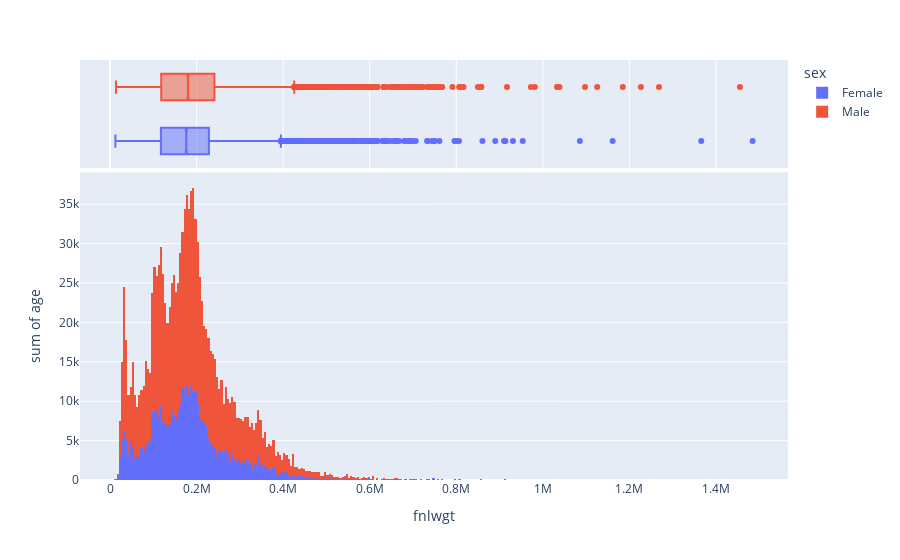

Notebook cell for this chart:
### Code cell
import plotly.express as px

px.histogram(adult_df, x='fnlwgt', y='age', color='sex', marginal='box')

### Figure 1 — Plotly figure (JSON) as saved in the notebook; plotly's stock layout.template omitted (floating-point values rounded to 4 significant figures; data arrays with more than 128 entries replaced by an {"elided": "..."} marker saying what was removed)
{"data": [{"bingroup": "x", "histfunc": "sum", "hovertemplate": "sex=Female<br>fnlwgt=%{x}<br>sum of age=%{y}<extra></extra>", "legendgroup": "Female", "marker": {"color": "#636efa", "pattern": {"shape": ""}}, "name": "Female", "orientation": "v", "showlegend": true, "type": "histogram", "x": {"elided": "10771 int values"}, "xaxis": "x", "y": {"elided": "10771 int values"}, "yaxis": "y"}, {"hovertemplate": "sex=Female<br>fnlwgt=%{x}<extra></extra>", "legendgroup": "Female", "marker": {"color": "#636efa"}, "name": "Female", "notched": true, "showlegend": false, "type": "box", "x": {"elided": "10771 int values"}, "xaxis": "x2", "yaxis": "y2"}, {"bingroup": "x", "histfunc": "sum", "hovertemplate": "sex=Male<br>fnlwgt=%{x}<br>sum of age=%{y}<extra></extra>", "legendgroup": "Male", "marker": {"color": "#EF553B", "pattern": {"shape": ""}}, "name": "Male", "orientation": "v", "showlegend": true, "type": "histogram", "x": {"elided": "21790 int values"}, "xaxis": "x", "y": {"elided": "21790 int values"}, "yaxis": "y"}, {"hovertemplate": "sex=Male<br>fnlwgt=%{x}<extra></extra>", "legendgroup": "Male", "marker": {"color": "#EF553B"}, "name": "Male", "notched": true, "showlegend": false, "type": "box", "x": {"elided": "21790 int values"}, "xaxis": "x2", "yaxis": "y2"}], "layout": {"barmode": "relative", "legend": {"title": {"text": "sex"}, "tracegroupgap": 0}, "margin": {"t": 60}, "xaxis": {"anchor": "y", "domain": [0, 1], "title": {"text": "fnlwgt"}}, "xaxis2": {"anchor": "y2", "domain": [0, 1], "matches": "x", "showgrid": true, "showticklabels": false}, "yaxis": {"anchor": "x", "domain": [0, 0.7326], "title": {"text": "sum of age"}}, "yaxis2": {"anchor": "x2", "domain": [0.7426, 1], "matches": "y2", "showgrid": false, "showline": false, "showticklabels": false, "ticks": ""}}}
